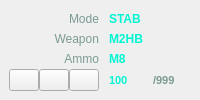
           <widget class="QWidget" name="widget_2" native="true">
            <layout class="QVBoxLayout" name="verticalLayout_20" stretch="0">
             <property name="spacing">
              <number>0</number>
             </property>
             <property name="leftMargin">
              <number>0</number>
             </property>
             <property name="topMargin">
              <number>0</number>
             </property>
             <property name="rightMargin">
              <number>0</number>
             </property>
             <property name="bottomMargin">
              <number>0</number>
             </property>
             <item>
              <widget class="QFrame" name="frame">
               <layout class="QGridLayout" name="gridLayout">
                <property name="horizontalSpacing">
                 <number>10</number>
                </property>
                <property name="verticalSpacing">
                 <number>0</number>
                </property>
                <item row="0" column="0">
                 <widget class="QLabel" name="label_84">
                  <property name="styleSheet">
                   <string notr="true">color: rgb(123, 154, 147);</string>
                  </property>
                  <property name="text">
                   <string>Mode</string>
                  </property>
                  <property name="alignment">
                   <set>Qt::AlignRight|Qt::AlignTrailing|Qt::AlignVCenter</set>
                  </property>
                 </widget>
                </item>
                <item row="0" column="1">
                 <widget class="QLabel" name="label_99">
                  <property name="font">
                   <font>
                    <weight>75</weight>
                    <bold>true</bold>
                   </font>
                  </property>
                  <property name="styleSheet">
                   <string notr="true">color: rgb(0, 245, 210);</string>
                  </property>
                  <property name="text">
                   <string>STAB</string>
                  </property>
                 </widget>
                </item>
                <item row="2" column="1">
                 <widget class="QLabel" name="label_101">
                  <property name="font">
                   <font>
                    <weight>75</weight>
                    <bold>true</bold>
                   </font>
                  </property>
                  <property name="styleSheet">
                   <string notr="true">color: rgb(0, 245, 210);</string>
                  </property>
                  <property name="text">
                   <string>M8</string>
                  </property>
                 </widget>
                </item>
                <item row="1" column="1">
                 <widget class="QLabel" name="label_100">
                  <property name="font">
                   <font>
                    <weight>75</weight>
                    <bold>true</bold>
                   </font>
                  </property>
                  <property name="styleSheet">
                   <string notr="true">color: rgb(0, 245, 210);</string>
                  </property>
                  <property name="text">
                   <string>M2HB</string>
                  </property>
                 </widget>
                </item>
                <item row="3" column="0">
                 <widget class="QWidget" name="widget_7" native="true">
                  <property name="sizePolicy">
                   <sizepolicy hsizetype="Minimum" vsizetype="Minimum">
                    <horstretch>0</horstretch>
                    <verstretch>0</verstretch>
                   </sizepolicy>
                  </property>
                  <layout class="QHBoxLayout" name="horizontalLayout_5">
                   <property name="spacing">
                    <number>0</number>
                   </property>
                   <property name="leftMargin">
                    <number>0</number>
                   </property>
                   <property name="topMargin">
                    <number>0</number>
                   </property>
                   <property name="rightMargin">
                    <number>0</number>
                   </property>
                   <property name="bottomMargin">
                    <number>0</number>
                   </property>
                   <item>
                    <widget class="QPushButton" name="pushButton_continuous_shot">
                     <property name="sizePolicy">
                      <sizepolicy hsizetype="Fixed" vsizetype="Fixed">
                       <horstretch>0</horstretch>
                       <verstretch>0</verstretch>
                      </sizepolicy>
                     </property>
                     <property name="minimumSize">
                      <size>
                       <width>5</width>
                       <height>10</height>
                      </size>
                     </property>
                     <property name="maximumSize">
                      <size>
                       <width>30</width>
                       <height>40</height>
                      </size>
                     </property>
                     <property name="text">
                      <string/>
                     </property>
                     <property name="checkable">
                      <bool>true</bool>
                     </property>
                     <property name="autoExclusive">
                      <bool>true</bool>
                     </property>
                    </widget>
                   </item>
                   <item>
                    <widget class="QPushButton" name="pushButton_burst_shot">
                     <property name="sizePolicy">
                      <sizepolicy hsizetype="Minimum" vsizetype="Minimum">
                       <horstretch>0</horstretch>
                       <verstretch>0</verstretch>
                      </sizepolicy>
                     </property>
                     <property name="maximumSize">
                      <size>
                       <width>30</width>
                       <height>40</height>
                      </size>
                     </property>
                     <property name="text">
                      <string/>
                     </property>
                     <property name="checkable">
                      <bool>true</bool>
                     </property>
                     <property name="autoExclusive">
                      <bool>true</bool>
                     </property>
                    </widget>
                   </item>
                   <item>
                    <widget class="QPushButton" name="pushButton_single_shot">
                     <property name="sizePolicy">
                      <sizepolicy hsizetype="Minimum" vsizetype="Minimum">
                       <horstretch>0</horstretch>
                       <verstretch>0</verstretch>
                      </sizepolicy>
                     </property>
                     <property name="maximumSize">
                      <size>
                       <width>30</width>
                       <height>40</height>
                      </size>
                     </property>
                     <property name="text">
                      <string/>
                     </property>
                     <property name="checkable">
                      <bool>true</bool>
                     </property>
                     <property name="autoExclusive">
                      <bool>true</bool>
                     </property>
                    </widget>
                   </item>
                  </layout>
                 </widget>
                </item>
                <item row="2" column="0">
                 <widget class="QLabel" name="label_93">
                  <property name="styleSheet">
                   <string notr="true">color: rgb(123, 154, 147);</string>
                  </property>
                  <property name="text">
                   <string>Ammo</string>
                  </property>
                  <property name="alignment">
                   <set>Qt::AlignRight|Qt::AlignTrailing|Qt::AlignVCenter</set>
                  </property>
                 </widget>
                </item>
                <item row="1" column="0">
                 <widget class="QLabel" name="label_90">
                  <property name="styleSheet">
                   <string notr="true">color: rgb(123, 154, 147);</string>
                  </property>
                  <property name="text">
                   <string>Weapon</string>
                  </property>
                  <property name="alignment">
                   <set>Qt::AlignRight|Qt::AlignTrailing|Qt::AlignVCenter</set>
                  </property>
                 </widget>
                </item>
                <item row="3" column="1">
                 <widget class="QWidget" name="widget_8" native="true">
                  <layout class="QHBoxLayout" name="horizontalLayout_4">
                   <property name="leftMargin">
                    <number>0</number>
                   </property>
                   <property name="topMargin">
                    <number>0</number>
                   </property>
                   <property name="rightMargin">
                    <number>0</number>
                   </property>
                   <property name="bottomMargin">
                    <number>0</number>
                   </property>
                   <item>
                    <widget class="QLabel" name="label_102">
                     <property name="font">
                      <font>
                       <pointsize>8</pointsize>
                       <weight>75</weight>
                       <bold>true</bold>
                      </font>
                     </property>
                     <property name="styleSheet">
                      <string notr="true">color: rgb(0, 245, 210);</string>
                     </property>
                     <property name="text">
                      <string>100</string>
                     </property>
                    </widget>
                   </item>
                   <item>
                    <widget class="QLabel" name="label_103">
                     <property name="font">
                      <font>
                       <pointsize>8</pointsize>
                       <weight>75</weight>
                       <bold>true</bold>
                      </font>
                     </property>
                     <property name="styleSheet">
                      <string notr="true">color: rgb(123, 154, 147);</string>
                     </property>
                     <property name="text">
                      <string>/999</string>
                     </property>
                    </widget>
                   </item>
                  </layout>
                 </widget>
                </item>
               </layout>
              </widget>
             </item>
            </layout>
           </widget>
